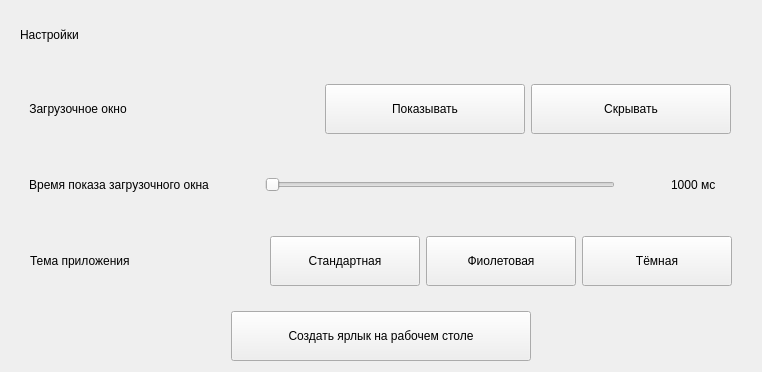
      <widget class="QWidget" name="tab_settings_widget">
       <attribute name="title">
        <string>Настройки</string>
       </attribute>
       <layout class="QVBoxLayout" name="tab_settings_layout">
        <item alignment="Qt::AlignTop">
         <widget class="QWidget" name="settings_cap" native="true">
          <property name="minimumSize">
           <size>
            <width>0</width>
            <height>48</height>
           </size>
          </property>
          <property name="maximumSize">
           <size>
            <width>16777215</width>
            <height>48</height>
           </size>
          </property>
          <layout class="QHBoxLayout" name="layout_for_settings_cap">
           <item>
            <widget class="QLabel" name="settings_label">
             <property name="text">
              <string>Настройки</string>
             </property>
            </widget>
           </item>
          </layout>
         </widget>
        </item>
        <item alignment="Qt::AlignHCenter">
         <widget class="QWidget" name="settings_main_widget" native="true">
          <property name="minimumSize">
           <size>
            <width>740</width>
            <height>0</height>
           </size>
          </property>
          <property name="maximumSize">
           <size>
            <width>740</width>
            <height>16777215</height>
           </size>
          </property>
          <layout class="QVBoxLayout" name="layout_for_settings">
           <item>
            <widget class="QWidget" name="loading_window_param_widget" native="true">
             <property name="minimumSize">
              <size>
               <width>0</width>
               <height>70</height>
              </size>
             </property>
             <property name="maximumSize">
              <size>
               <width>720</width>
               <height>70</height>
              </size>
             </property>
             <layout class="QHBoxLayout" name="loading_param_h_layout">
              <item>
               <widget class="QLabel" name="param_show_loading_window">
                <property name="text">
                 <string>Загрузочное окно</string>
                </property>
                <property name="alignment">
                 <set>Qt::AlignCenter</set>
                </property>
               </widget>
              </item>
              <item>
               <spacer name="loading_param_h_spacer">
                <property name="orientation">
                 <enum>Qt::Horizontal</enum>
                </property>
                <property name="sizeHint" stdset="0">
                 <size>
                  <width>0</width>
                  <height>0</height>
                 </size>
                </property>
               </spacer>
              </item>
              <item>
               <widget class="QPushButton" name="button_show_loading_window">
                <property name="minimumSize">
                 <size>
                  <width>200</width>
                  <height>50</height>
                 </size>
                </property>
                <property name="maximumSize">
                 <size>
                  <width>200</width>
                  <height>50</height>
                 </size>
                </property>
                <property name="cursor">
                 <cursorShape>PointingHandCursor</cursorShape>
                </property>
                <property name="text">
                 <string>Показывать</string>
                </property>
               </widget>
              </item>
              <item>
               <widget class="QPushButton" name="button_hide_loading_window">
                <property name="minimumSize">
                 <size>
                  <width>200</width>
                  <height>50</height>
                 </size>
                </property>
                <property name="maximumSize">
                 <size>
                  <width>200</width>
                  <height>50</height>
                 </size>
                </property>
                <property name="cursor">
                 <cursorShape>PointingHandCursor</cursorShape>
                </property>
                <property name="text">
                 <string>Скрывать</string>
                </property>
               </widget>
              </item>
             </layout>
            </widget>
           </item>
           <item>
            <widget class="QWidget" name="loading_window_timer_duration_param_widget" native="true">
             <property name="minimumSize">
              <size>
               <width>0</width>
               <height>70</height>
              </size>
             </property>
             <property name="maximumSize">
              <size>
               <width>720</width>
               <height>70</height>
              </size>
             </property>
             <layout class="QHBoxLayout" name="loading_timer_duration_param_h_layout">
              <item>
               <widget class="QLabel" name="param_timer_duration_loading_window">
                <property name="text">
                 <string>Время показа загрузочного окна</string>
                </property>
                <property name="alignment">
                 <set>Qt::AlignCenter</set>
                </property>
               </widget>
              </item>
              <item>
               <spacer name="loading_duration_left_spacer">
                <property name="orientation">
                 <enum>Qt::Horizontal</enum>
                </property>
                <property name="sizeHint" stdset="0">
                 <size>
                  <width>0</width>
                  <height>0</height>
                 </size>
                </property>
               </spacer>
              </item>
              <item>
               <widget class="QSlider" name="slider_loading_window_timer_duration">
                <property name="minimumSize">
                 <size>
                  <width>350</width>
                  <height>0</height>
                 </size>
                </property>
                <property name="maximumSize">
                 <size>
                  <width>350</width>
                  <height>16777215</height>
                 </size>
                </property>
                <property name="cursor">
                 <cursorShape>PointingHandCursor</cursorShape>
                </property>
                <property name="minimum">
                 <number>1000</number>
                </property>
                <property name="maximum">
                 <number>15000</number>
                </property>
                <property name="orientation">
                 <enum>Qt::Horizontal</enum>
                </property>
               </widget>
              </item>
              <item>
               <spacer name="loading_duration_right_spacer">
                <property name="orientation">
                 <enum>Qt::Horizontal</enum>
                </property>
                <property name="sizeHint" stdset="0">
                 <size>
                  <width>0</width>
                  <height>0</height>
                 </size>
                </property>
               </spacer>
              </item>
              <item>
               <widget class="QLabel" name="indicate_loading_window_timer_duration">
                <property name="minimumSize">
                 <size>
                  <width>60</width>
                  <height>0</height>
                 </size>
                </property>
                <property name="maximumSize">
                 <size>
                  <width>60</width>
                  <height>16777215</height>
                 </size>
                </property>
                <property name="text">
                 <string>1000 мс</string>
                </property>
               </widget>
              </item>
             </layout>
            </widget>
           </item>
           <item alignment="Qt::AlignHCenter">
            <widget class="QWidget" name="widget_for_choose_theme" native="true">
             <property name="minimumSize">
              <size>
               <width>720</width>
               <height>70</height>
              </size>
             </property>
             <property name="maximumSize">
              <size>
               <width>720</width>
               <height>70</height>
              </size>
             </property>
             <layout class="QHBoxLayout" name="layout_for_theme_widget">
              <item>
               <widget class="QLabel" name="label_title_choose_theme">
                <property name="text">
                 <string>Тема приложения</string>
                </property>
               </widget>
              </item>
              <item>
               <widget class="QPushButton" name="choose_standard_theme_button">
                <property name="minimumSize">
                 <size>
                  <width>150</width>
                  <height>50</height>
                 </size>
                </property>
                <property name="maximumSize">
                 <size>
                  <width>150</width>
                  <height>50</height>
                 </size>
                </property>
                <property name="cursor">
                 <cursorShape>PointingHandCursor</cursorShape>
                </property>
                <property name="text">
                 <string>Стандартная</string>
                </property>
               </widget>
              </item>
              <item>
               <widget class="QPushButton" name="choose_violet_theme_button">
                <property name="minimumSize">
                 <size>
                  <width>150</width>
                  <height>50</height>
                 </size>
                </property>
                <property name="maximumSize">
                 <size>
                  <width>150</width>
                  <height>50</height>
                 </size>
                </property>
                <property name="cursor">
                 <cursorShape>PointingHandCursor</cursorShape>
                </property>
                <property name="text">
                 <string>Фиолетовая</string>
                </property>
               </widget>
              </item>
              <item>
               <widget class="QPushButton" name="choose_dark_theme_button">
                <property name="minimumSize">
                 <size>
                  <width>150</width>
                  <height>50</height>
                 </size>
                </property>
                <property name="maximumSize">
                 <size>
                  <width>150</width>
                  <height>50</height>
                 </size>
                </property>
                <property name="cursor">
                 <cursorShape>PointingHandCursor</cursorShape>
                </property>
                <property name="text">
                 <string>Тёмная</string>
                </property>
               </widget>
              </item>
             </layout>
            </widget>
           </item>
          </layout>
         </widget>
        </item>
        <item alignment="Qt::AlignHCenter">
         <widget class="QPushButton" name="shortcut_button">
          <property name="minimumSize">
           <size>
            <width>300</width>
            <height>50</height>
           </size>
          </property>
          <property name="maximumSize">
           <size>
            <width>300</width>
            <height>50</height>
           </size>
          </property>
          <property name="cursor">
           <cursorShape>PointingHandCursor</cursorShape>
          </property>
          <property name="text">
           <string>Создать ярлык на рабочем столе</string>
          </property>
         </widget>
        </item>
        <item>
         <spacer name="settings_bottom_spacer">
          <property name="orientation">
           <enum>Qt::Vertical</enum>
          </property>
          <property name="sizeHint" stdset="0">
           <size>
            <width>0</width>
            <height>0</height>
           </size>
          </property>
         </spacer>
        </item>
       </layout>
      </widget>
